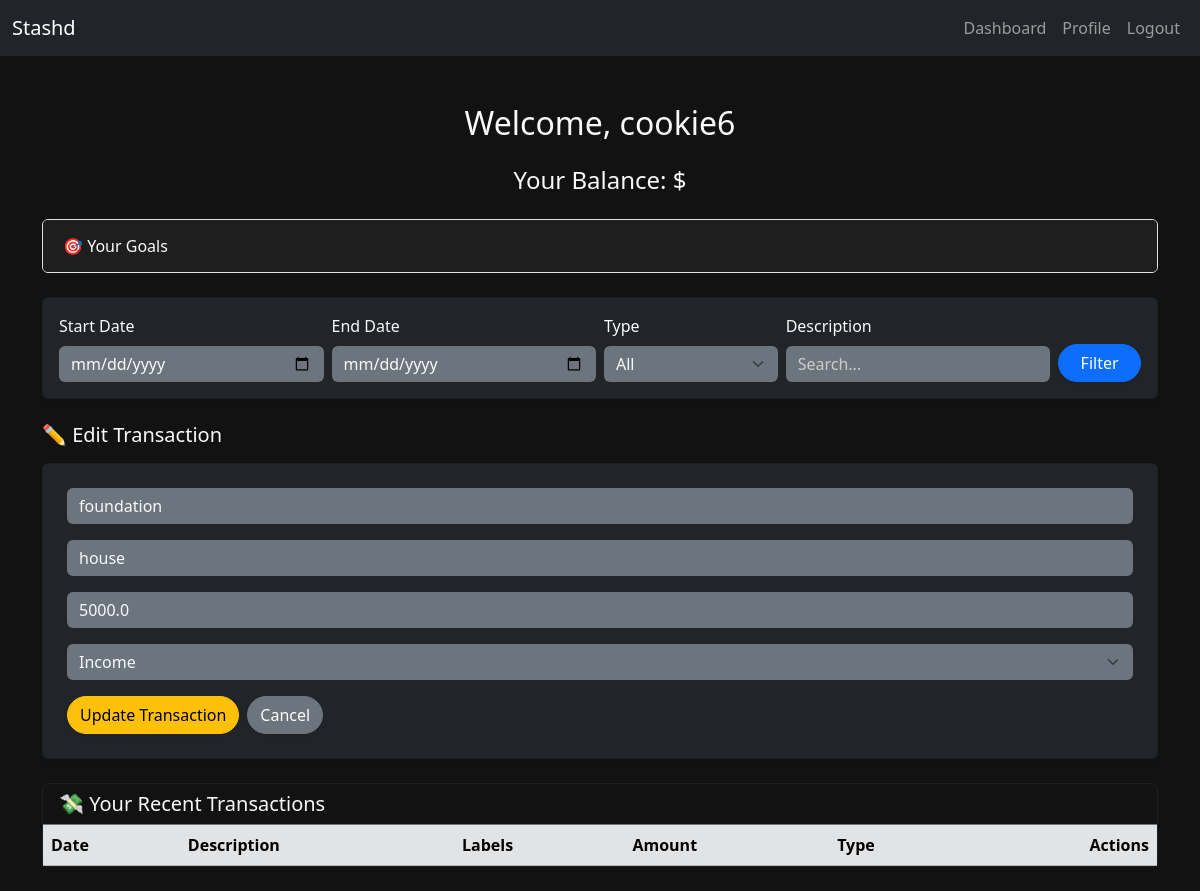
/edit/transaction/16 (signed in), run on the app's committed database.
### app.py (models this page shows)
class User(db.Model, UserMixin):
    id = db.Column(db.Integer, primary_key=True)
    username = db.Column(db.String(50), unique=True, nullable=False)
    email = db.Column(db.String(120), unique=True, nullable=False)
    password = db.Column(db.String(120), nullable=False)
    date_joined = db.Column(db.DateTime, default=datetime.now())

class Transaction(db.Model):
    id = db.Column(db.Integer, primary_key=True)
    user_id = db.Column(db.Integer, db.ForeignKey("user.id"), nullable=False)
    date = db.Column(db.DateTime, default=datetime.now())
    description = db.Column(db.String(100), nullable=False)
    amount = db.Column(db.Float, nullable=False)
    type = db.Column(db.String(10), nullable=False)
    labels = db.relationship("Label", secondary=transaction_labels, backref="transactions")

class Label(db.Model):
    id = db.Column(db.Integer, primary_key=True)
    user_id = db.Column(db.Integer, db.ForeignKey("user.id"), nullable=False)
    name = db.Column(db.String(50), nullable=False)

### app.py (the view, shortened to what this page needs)
@app.route("/edit/transaction/<int:tid>", methods=["GET", "POST"])
def edit_transaction(tid):
    transaction = Transaction.query.filter_by(id=tid, user_id=current_user.id).first_or_404()
    label_string = ", ".join([label.name for label in transaction.labels])
    return render_template("dashboard.html", transaction=transaction, label_string=label_string)

### app.py (called while the page is built)
@login_manager.user_loader
def load_user(user_id):
    return db.session.get(User, int(user_id))

### templates/dashboard.html (shortened to what this page needs)
{% extends "layout.html" %}
{% block content %}
<h2 class="text-center mb-4">Welcome, {{ current_user.username }}</h2>
<h4 class="text-center mb-4">Your Balance: ${{ balance }}</h4>
<div class="accordion mb-4 shadow-sm" id="goalsAccordion">
    <div class="accordion-item bg-dark text-light">
        <h2 class="accordion-header" id="goalsHeading">
            <button class="accordion-button collapsed bg-dark text-light" type="button" data-bs-toggle="collapse" data-bs-target="#goalsCollapse" aria-expanded="false" aria-controls="goalsCollapse">
                🎯 Your Goals
            </button>
        </h2>
    </div>
</div>
<div class="card mb-4 p-3 shadow-sm bg-dark text-light">
    <form action="{{ url_for('dashboard') }}" method="get" class="row g-2 align-items-end">
        <div class="col-md-3">
            <label class="form-label">Start Date</label>
            <input type="date" name="start_date" class="form-control bg-secondary text-light border-0">
        </div>
        <div class="col-md-3">
            <label class="form-label">End Date</label>
            <input type="date" name="end_date" class="form-control bg-secondary text-light border-0">
        </div>
        <div class="col-md-2">
            <label class="form-label">Type</label>
            <select name="type" class="form-select bg-secondary text-light border-0">
                <option value="">All</option>
            </select>
        </div>
        <div class="col-md-3">
            <label class="form-label">Description</label>
            <input type="text" name="query" class="form-control bg-secondary text-light border-0" placeholder="Search...">
        </div>
        <div class="col-md-1 d-grid">
            <button type="submit" class="btn btn-primary rounded-pill shadow-sm">Filter</button>
        </div>
    </form>
</div>
{% if transaction %}
<h5 class="mb-3">✏️ Edit Transaction</h5>
<form action="{{ url_for('edit_transaction', tid=transaction.id) }}" method="post" class="mb-4 card p-4 bg-dark text-light shadow-sm">
    <div class="mb-3">
        <input type="text" name="description" class="form-control bg-secondary text-light border-0" placeholder="Description" value="{{ transaction.description }}" required>
    </div>
    <div class="mb-3">
        <input type="text" name="label" id="label-edit" class="form-control bg-secondary text-light border-0" placeholder="Type or select labels" value="{{ label_string }}" required>
    </div>
    <div class="mb-3">
        <input type="number" name="amount" step="0.01" class="form-control bg-secondary text-light border-0" placeholder="Amount" value="{{ transaction.amount }}" required>
    </div>
    <div class="mb-3">
        <select name="type" class="form-select bg-secondary text-light border-0" required>
            <option value="income" {% if transaction.type == 'income' %}selected{% endif %}>Income</option>
        </select>
    </div>
    <div class="d-flex gap-2">
        <button type="submit" class="btn btn-warning rounded-pill shadow-sm">Update Transaction</button>
        <a href="{{ url_for('dashboard') }}" class="btn btn-secondary rounded-pill shadow-sm">Cancel</a>
    </div>
</form>
{% endif %}
<div class="card shadow-sm bg-dark text-light mb-4">
    <div class="card-header border-secondary">
        <h5 class="mb-0">💸 Your Recent Transactions</h5>
    </div>
    <div class="table-responsive">
        <table class="table table-dark table-striped align-middle mb-0">
            <thead class="table-secondary text-dark">
                <tr>
                    <th>Date</th>
                    <th>Description</th>
                    <th>Labels</th>
                    <th>Amount</th>
                    <th>Type</th>
                    <th class="text-end">Actions</th>
                </tr>
            </thead>
        </table>
    </div>
</div>
{% endblock %}

### static/styles.css (style rules this page uses)
html, body { background-color: #121212 !important; color: #f8f9fa; font-family: 'Segoe UI', Tahoma, Geneva, Verdana, sans-serif; overflow-x: hidden; }
.container, .card, .accordion, .accordion-item, .accordion-button, .table, .card-header, .card-body, .accordion-body { background-color: #121212 !important; color: #f8f9fa !important; }
.accordion-button.collapsed { background-color: #1e1e1e !important; }
.form-control, .form-select { background-color: #1e1e1e !important; color: #f8f9fa !important; border: 1px solid #444 !important; }
.form-control::placeholder, .form-select::placeholder { color: #cccccc !important; }
.form-label { color: #f8f9fa !important; }
a, .nav-link { color: #f8f9fa; }
.landing-hero, .btn { font-weight: 500; }

### data on the page
User: username "cookie6"
Transaction: type "Income"
Label: label "house"
